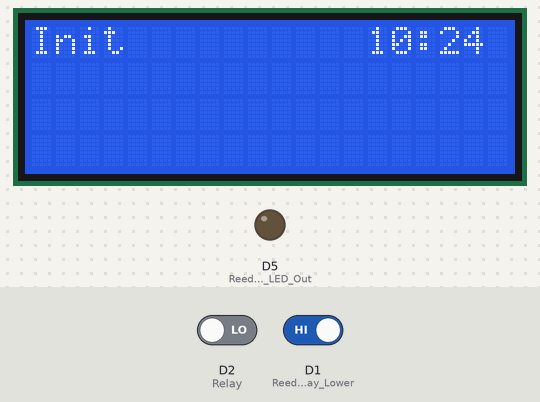
Recording of a program running on a simulated ESP8266 (NodeMCU). Parts: 20×4 character LCD, output pins drawn as LEDs (lit = HIGH). The test bench sets the inputs (shaded band); at power-on: D2 (Relay) LOW, D1 (Reed_Relay_Lower) HIGH. WiFi joins after 1.5 s; servers stay silent unless stated; the local clock reads 2024-03-15 10:24:30 at power-on unless the program sets it; not simulated (calls return 0 or success): secrets.h; what the program prints to the serial monitor is not drawn.

Above: at 3.4 s.
3.5 s: D2 (Relay) driven HIGH
At 6.2 s:
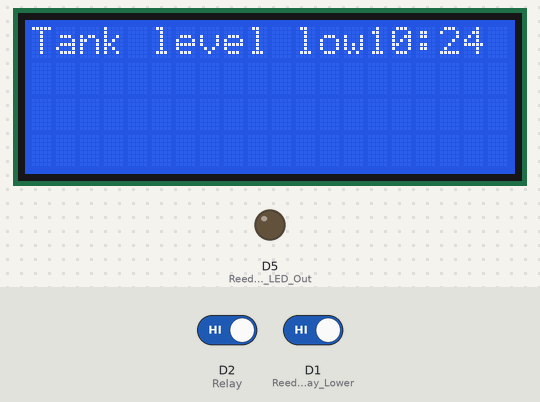
8.9 s: D2 (Relay) driven LOW and D1 (Reed_Relay_Lower) driven LOW
At 11.9 s:
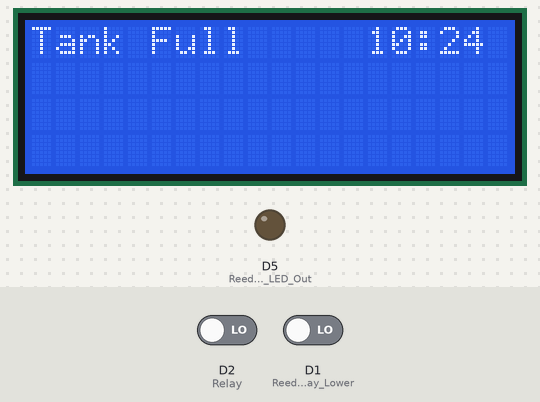
12.4 s: D2 (Relay) driven HIGH
At 15.1 s:
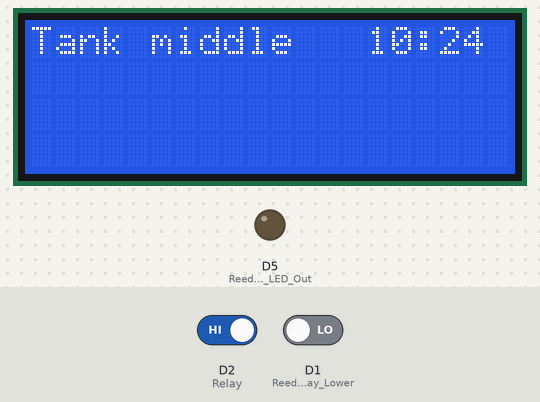
15.4 s: D1 (Reed_Relay_Lower) driven HIGH
At 32.9 s:
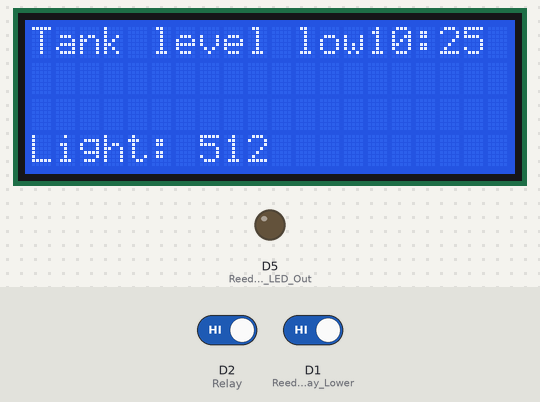
Timing chart, 0 to 33.4 s (numbered marks = the images above; inputs shaded):
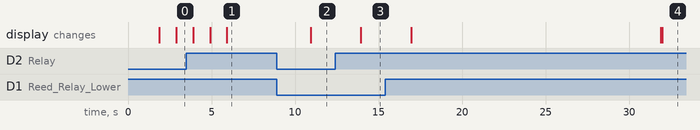

Measured:
- after the input at 8.9 s, the display: changes after 2.0 s (image 2)
- after the input at 12.4 s, the display: changes after 1.5 s (image 3)
- after the input at 15.4 s, the display: first changes after 1.5 s (image 4 shows a later state)

The program:

main.cpp
```cpp
#include <Arduino.h>
#include <SPI.h>
#include <ESP8266WiFi.h>
#include <BlynkSimpleEsp8266.h>
#include <TimeLib.h>
#include <WidgetRTC.h>
#include <OneWire.h>
#include <DallasTemperature.h>
#include <LiquidCrystal_I2C.h>
#include <Wire.h>
#include "secrets.h"


char auth[] = API_KEY;  //from secrets.h
char ssid[] = SSID;     //from secrets.h
char pass[] = PASSWORD; //from secrets.h

BlynkTimer timer;

WidgetRTC rtc;

//WidgetRTC rtc;


//LCD
LiquidCrystal_I2C lcd(0x3F, 20,4);


#define Relay 4  //D2
#define Reed_Relay_Upper  4 //D2  //15//D8  --- 4 //D2
#define Reed_Relay_Lower  5 //D1
#define Reed_Relay_LED_Out  14 //D5//2 //D4
#define LDR_Sensor_Pin A0


//State Variables
int Waterlevel_State = 0;
int Waterlevel_State_prev = 22;  //22 to differentiate between active states and init
int val_upper = 0; //ReedRelay upper value
int val_lower = 0; //ReedRelay lower value

int Errorcounter = 0;
int reed_status = 0;

int LDR_Sensor_value = 0;


const char* Waterlevel_State_names[] = {

"Init          ",
"Tank Full     ",
"Tank middle   ",
"Tank level low",
"Error!        "

};

// Digital clock display of the time
void clockDisplay()
{
  // You can call hour(), minute(), ... at any time
  // Please see Time library examples for details
String currentTime = String(hour()) + ":" + minute() + ":" + second();

char dateBuffer[12];

sprintf(dateBuffer, "%02u:%02u:%02u ", hour(),minute(),second());


 String currentDate = String(day()) + " " + month() + " " + year();

  Serial.print("Current time: ");
  Serial.print(dateBuffer);
  Serial.print(" ");
  Serial.print(currentDate);
  Serial.println();

sprintf(dateBuffer, "%02u:%02u", hour(),minute());
  String currentTime_LCD = String(hour()) + ":" + minute();
lcd.setCursor(14,0);
lcd.print(dateBuffer);

  // Send time to the App
  Blynk.virtualWrite(V1, currentTime);
  // Send date to the App
  Blynk.virtualWrite(V2, currentDate);
}

void ButtonHandling()
{

}


//Add relay relevant code
BLYNK_WRITE(V0)
{
int state = param.asInt();

Serial.println(state);

if (state == 1)
{
digitalWrite(Relay, LOW);
}
else
{
  digitalWrite(Relay, HIGH);
}


}


BLYNK_CONNECTED()
{

  rtc.begin();
}

void Waterlevel_FCN()
{
  val_upper =! digitalRead(Reed_Relay_Upper);
  val_lower =! digitalRead(Reed_Relay_Lower);
  Serial.print("Upper relay value = ");
  Serial.println(val_upper);
  Serial.print("Lower relay value = ");
  Serial.println(val_lower);
  Serial.print("State: ");
  Serial.println(Waterlevel_State);
 // lcd.clear();
  const char * val = Waterlevel_State_names[Waterlevel_State];
//lcd.setCursor(0,0);
 //lcd.print(val);
lcd.setCursor(0,0);
 if(Waterlevel_State - Waterlevel_State_prev != 0)
 {
//lcd.clear();
lcd.print(val);


 }


switch (Waterlevel_State)
{


  case 0:   //Init
  //lcd.setCursor(0,0);

  val_upper =! digitalRead(Reed_Relay_Upper);
  val_lower =! digitalRead(Reed_Relay_Lower);

  if      ((val_lower == 0) &&(val_upper == 0)) { Waterlevel_State = 3;} //Tank level low
  else if ((val_lower == 0) &&(val_upper == 1)) { Waterlevel_State = 4;} //Error
  else if ((val_lower == 1) &&(val_upper == 0)) { Waterlevel_State = 2;} //between min /max;
  else if ((val_lower == 1) &&(val_upper == 1)) { Waterlevel_State = 1;} // Tank level full
  else
  {
    Serial.println("Error!  Not recognized state!!!");
  }
  Waterlevel_State_prev = 0;
    break;


  case 1:  //Tank Full
      Serial.println("Tank is full");
         Waterlevel_State = 1;
      if((val_upper == 0) && (val_lower == 1)) {Waterlevel_State = 2;} //Tank level goes below full level
      else if ((val_upper == 0) && (val_lower == 0))
        {
          Waterlevel_State = 3;  //Tank level is below minimum (Leakage ???)
        }
        else if ((val_lower == 0) &&(val_upper == 1)) { Waterlevel_State = 4;} // Error

        Waterlevel_State_prev = 1;
  break;

  case 2:  //Tank between Min - Max
    Serial.println("Tank is between min and full");

    if(Waterlevel_State_prev == 3)
    {
      while(val_upper != 1)
      {
        Serial.println("Pump filling the tank");

      }
      if ((val_lower == 1) &&(val_upper == 1))
      {
        Waterlevel_State = 1;
        Serial.println("Tank full, go to State 1!");

              }
    }
    else
    {

      if ((val_lower == 1) &&(val_upper == 0))
      {
      Serial.println ("Water level decreasing!");
      Waterlevel_State = 2;
      }
      else if ((val_lower == 1) &&(val_upper == 1))
      {
        Serial.println ("Water filled up to max!");
        Waterlevel_State = 1; //Check changes

      }
      else if ((val_lower == 0) &&(val_upper == 0))
      {
        Serial.println("Water level too low , go to fill up state!");
        Waterlevel_State = 3;  //Water level low level

      }
      else if ((val_lower == 0) &&(val_upper == 1))
      {
        Serial.println ("Go to error state!");
        Waterlevel_State = 4;
      }

    }


    Waterlevel_State_prev = 2;

  break;

  case 3:  //Tank level low
  Serial.println("Tank level is low, PUMP start!");
  Waterlevel_State_prev = 3;
  if ((val_lower == 1) &&(val_upper == 1)) { Waterlevel_State = 1;}
  break;

  case 4:  //Error
  Serial.println (" Error!!!");
  Errorcounter++; //Errorcounter++;
  Serial.print ("Error counter: ");
  Serial.println(Errorcounter);
  Waterlevel_State_prev = 4;
  //Waterlevel_State = 0;
  //Healiing from failure:
   if ((val_lower == 1) &&(val_upper == 1)) { Waterlevel_State = 0;}
   else if ((val_lower == 0) &&(val_upper == 0)) { Waterlevel_State = 0;}
   else  if ((val_lower == 1) &&(val_upper == 0)) { Waterlevel_State = 0;}

  break;

}

}


void LDR_Light_Measure()
{

  LDR_Sensor_value = 1024 - analogRead(LDR_Sensor_Pin);
  Serial.print("Light: ");
  Serial.println(LDR_Sensor_value);
  lcd.setCursor(0,3);
  lcd.print("Light: ");
  lcd.print(LDR_Sensor_value);


}


void setup() {


  // put your setup code here, to run once:
Serial.begin(9600);

pinMode(Relay, OUTPUT);
pinMode(Reed_Relay_Lower, INPUT);
pinMode(Reed_Relay_Upper, INPUT);
pinMode(Reed_Relay_LED_Out, OUTPUT);

Wire.begin(D3, D4);

//LCD setup
lcd.init();
lcd.backlight();

 /* lcd.setCursor ( 0, 0 );            // go to the top left corner
  lcd.print("    Hello,world!    "); // write this string on the top row
  lcd.setCursor ( 0, 1 );            // go to the 2nd row
  lcd.print("   IIC/I2C LCD2004  "); // pad string with spaces for centering
  lcd.setCursor ( 0, 2 );            // go to the third row
  lcd.print("  20 cols, 4 rows   "); // pad with spaces for centering
  lcd.setCursor ( 0, 3 );            // go to the fourth row
  lcd.print(" www.sunfounder.com ");*/

  lcd.setCursor(0,0);
  lcd.print ("Welcome!");


/*
  //Nextion

  //nexInit();
 // pinMode(ledpin, OUTPUT);
  //digitalWrite(ledpin, LOW);

  p0_b0.attachPop(p0_b0_Release, &p0_b0);
  p0_b1.attachPush(p0_b1_Press, &p0_b1);
  p0_b1.attachPop(p0_b1_Release, &p0_b1);
  p1_b0.attachPop(p1_b0_Release, &p1_b0);
p0_t1.setText("ESPPP");
next = millis();
*/


Blynk.begin(auth, ssid, pass, "blynk-cloud.com", 8080);

setSyncInterval(10*60); // Sync interval in seconds (10 minutes)

  // Display digital clock every 10 seconds

clockDisplay();


timer.setInterval(3000L, clockDisplay);
//timer.setInterval(1000L, ButtonHandling);
timer.setInterval(1000L, Waterlevel_FCN);
timer.setInterval(30000L, LDR_Light_Measure);
//timer.setInterval(500L, do_every_so_often);


Serial.print("IP cim: ");
Serial.println(WiFi.localIP());
//Serial.println(WiFi.);

}

void loop() {

 // nexLoop(nex_listen_list);
  /*if(millis() >= next) {
    next = millis()+500;
    do_every_so_often();
  }*/
  Blynk.run();
  timer.run();

//reed_status = digitalRead(Reed_Relay_Lower);


}
```
